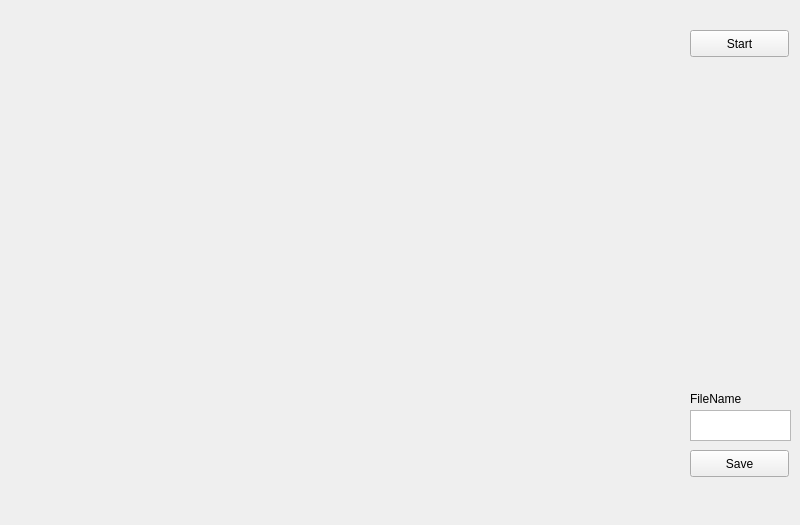
<?xml version="1.0" encoding="UTF-8"?>
<ui version="4.0">
 <class>Monitor</class>
 <widget class="QWidget" name="Monitor">
  <property name="geometry">
   <rect>
    <x>0</x>
    <y>0</y>
    <width>800</width>
    <height>525</height>
   </rect>
  </property>
  <property name="windowTitle">
   <string>Form</string>
  </property>
  <widget class="QLabel" name="MonitorView">
   <property name="geometry">
    <rect>
     <x>30</x>
     <y>20</y>
     <width>640</width>
     <height>480</height>
    </rect>
   </property>
   <property name="text">
    <string/>
   </property>
  </widget>
  <widget class="QPushButton" name="saveButton">
   <property name="geometry">
    <rect>
     <x>690</x>
     <y>450</y>
     <width>99</width>
     <height>27</height>
    </rect>
   </property>
   <property name="text">
    <string>Save</string>
   </property>
  </widget>
  <widget class="QPushButton" name="playButton">
   <property name="geometry">
    <rect>
     <x>690</x>
     <y>30</y>
     <width>99</width>
     <height>27</height>
    </rect>
   </property>
   <property name="text">
    <string>Start</string>
   </property>
  </widget>
  <widget class="QLabel" name="label">
   <property name="geometry">
    <rect>
     <x>690</x>
     <y>390</y>
     <width>66</width>
     <height>17</height>
    </rect>
   </property>
   <property name="text">
    <string>FileName</string>
   </property>
  </widget>
  <widget class="QTextEdit" name="filePath">
   <property name="geometry">
    <rect>
     <x>690</x>
     <y>410</y>
     <width>101</width>
     <height>31</height>
    </rect>
   </property>
  </widget>
 </widget>
 <resources/>
 <connections/>
</ui>
